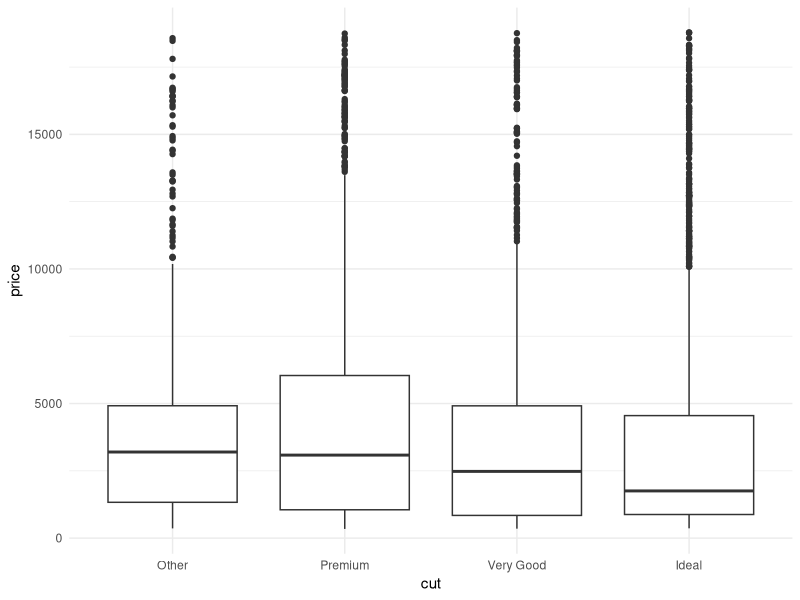

Reproduce this figure in R.
## ---- chunk 1
library(here)

# Calling the function with no arguments returns what here understands as the project folder location
here()

# Calling it with arguments returns path to folders and files relative to the project folder location
here("data", "my_data.csv")
## ---- chunk 2
library(tidyverse)
library(rstatix)

mtcars %>% 
	t_test(disp~cyl)
## ---- chunk 3
mtcars %>% 
	group_by(cyl) %>% 
	get_summary_stats(disp)
## ---- chunk 4
diamonds %>% 
	sample_frac(0.1) %>% 
	mutate(cut = fct_lump(cut, 3), # Group categories outside of top 3 into "Other"
				 cut = fct_reorder(cut, price, median, .desc = TRUE)) %>% # Reorder categories of diamond cut by median of their price, in decreasing order
	ggplot(aes(x = cut, y = price)) + geom_boxplot() + theme_minimal()
